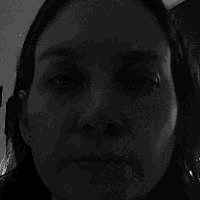
#> input picture data/faces/gabriela_feriani/0000.jpg, 200 x 200 px
$ python -i detector.py   (imports and definitions only)
#> lines starting #> are read from the running program, lines starting #| are printed output that depends on the picture
#> further down, picture is the input picture: shape (200, 200, 3); min 0, max 35, mean 3.6
import cv2
import os

# Classifiers shipped with this project (OpenCV 5 no longer bundles them)
_CLASSIFIERS_DIR = os.path.join(os.path.dirname(__file__), "..", "classifiers")


def _cascade_path(filename: str) -> str:
    local = os.path.abspath(os.path.join(_CLASSIFIERS_DIR, filename))
    if os.path.exists(local):
        return local
    # Fallback: try cv2.data (OpenCV 4 and older)
    bundled = os.path.join(cv2.data.haarcascades, filename)
    if os.path.exists(bundled):
        return bundled
    raise FileNotFoundError(f"Classificador não encontrado: {filename}")


class FaceDetector:
    def __init__(self):
        self.face_cascade = cv2.CascadeClassifier(_cascade_path("haarcascade_frontalface_default.xml"))
        self.eye_cascade = cv2.CascadeClassifier(_cascade_path("haarcascade_eye.xml"))

        if self.face_cascade.empty():
            raise RuntimeError("Classificador de faces inválido.")
        if self.eye_cascade.empty():
            raise RuntimeError("Classificador de olhos inválido.")

    def detect_faces(self, frame):
        gray = cv2.cvtColor(frame, cv2.COLOR_BGR2GRAY)
        gray_eq = cv2.equalizeHist(gray)
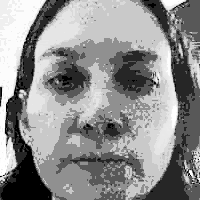
#> gray_eq: shape (200, 200); min 0, max 255, mean 142.3

        faces = self.face_cascade.detectMultiScale(
            gray_eq,
            scaleFactor=1.1,
            minNeighbors=5,
            minSize=(100, 100),
            flags=cv2.CASCADE_SCALE_IMAGE,
        )
#> faces = [[8, 10, 180, 180]]
        return faces, gray

    def detect_eyes(self, face_roi_gray):
        # Look only in the upper 65% of face region (where eyes are)
        h = face_roi_gray.shape[0]
        upper_roi = face_roi_gray[: int(h * 0.65), :]

        eyes = self.eye_cascade.detectMultiScale(
            upper_roi,
            scaleFactor=1.1,
            minNeighbors=6,
            minSize=(20, 20),
        )
        return eyes

>>> import cv2
>>> picture = cv2.imread('../data/faces/gabriela_feriani/0000.jpg')
>>> result = FaceDetector().detect_faces(picture)

$ run again, on data/faces/gabriela_feriani/0002.jpg
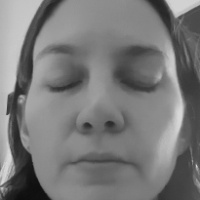
#> input picture data/faces/gabriela_feriani/0002.jpg, 200 x 200 px
#> picture is the input picture: shape (200, 200, 3); min 13, max 218, mean 121.3
#> in detect_faces, `gray_eq = cv2.equalizeHist(gray)`:
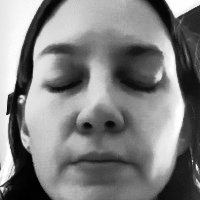
#> gray_eq: shape (200, 200); min 0, max 255, mean 128.6
#> faces = [[7, 6, 183, 183]]

$ run again, on data/faces/gabriela_feriani/0003.jpg
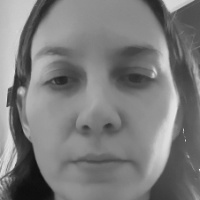
#> input picture data/faces/gabriela_feriani/0003.jpg, 200 x 200 px
#> picture is the input picture: shape (200, 200, 3); min 13, max 243, mean 124.4
#> in detect_faces, `gray_eq = cv2.equalizeHist(gray)`:
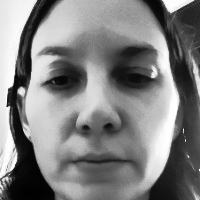
#> gray_eq: shape (200, 200); min 0, max 255, mean 128.5
#> faces = [[7, 10, 180, 180]]
